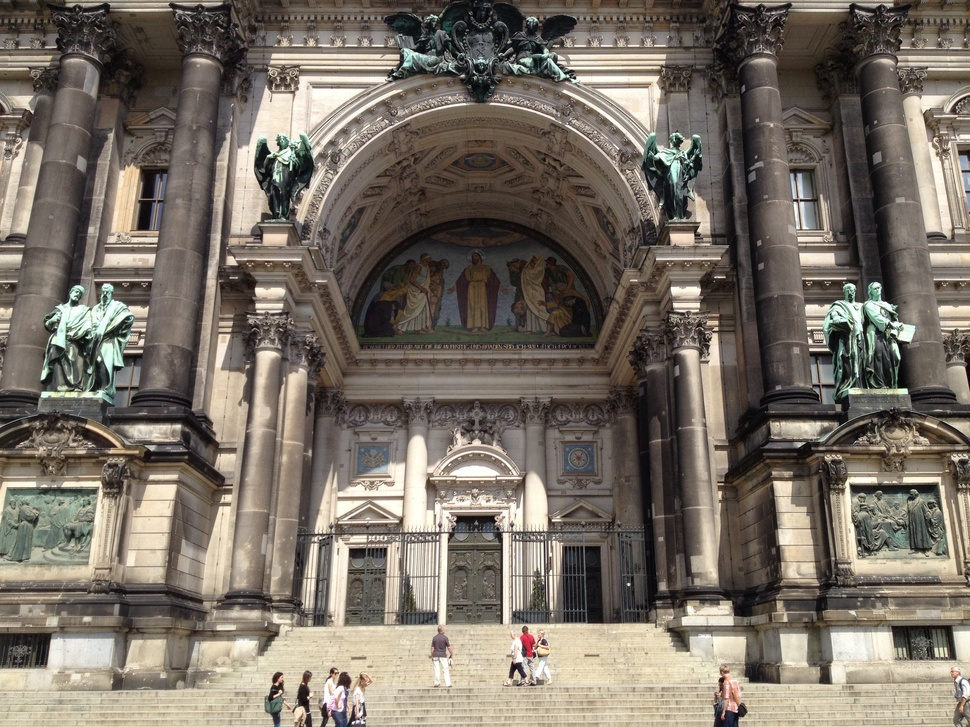
#> input picture OpenSfM/data/berlin/images/01.jpg, 970 x 727 px, shrunk from 3264 x 2448 before the run
$ python convert.py ../../OpenSfM/data/berlin/images/01.jpg   (Python 2 division)
#> lines starting #> are read from the running program, lines starting #| are printed output that depends on the picture
#!/usr/bin/python

import sys
from PIL import Image
from math import pi,sin,cos,tan,atan2,hypot,floor
from numpy import clip

# get x,y,z coords from out image pixels coords
# i,j are pixel coords
# face is face number
# edge is edge length
def outImgToXYZ(i,j,face,edge):
    a = 2.0*float(i)/edge
    b = 2.0*float(j)/edge
    if face==0: # back
        (x,y,z) = (-1.0, 1.0-a, 3.0 - b)
    elif face==1: # left
        (x,y,z) = (a-3.0, -1.0, 3.0 - b)
    elif face==2: # front
        (x,y,z) = (1.0, a - 5.0, 3.0 - b)
    elif face==3: # right
        (x,y,z) = (7.0-a, 1.0, 3.0 - b)
    elif face==4: # top
        (x,y,z) = (b-1.0, a -5.0, 1.0)
    elif face==5: # bottom
        (x,y,z) = (5.0-b, a-5.0, -1.0)
    return (x,y,z)

# convert using an inverse transformation
def convertBack(imgIn,imgOut):
    inSize = imgIn.size
    outSize = imgOut.size
    inPix = imgIn.load()
    outPix = imgOut.load()
    edge = inSize[0]/4   # the length of each edge in pixels
    for i in xrange(outSize[0]):
        face = int(i/edge) # 0 - back, 1 - left 2 - front, 3 - right
        if face==2:
            rng = xrange(0,edge*3)
        else:
            rng = xrange(edge,edge*2)

        for j in rng:
            if j<edge:
                face2 = 4 # top
            elif j>=2*edge:
                face2 = 5 # bottom
            else:
                face2 = face

            (x,y,z) = outImgToXYZ(i,j,face2,edge)
            theta = atan2(y,x) # range -pi to pi
            r = hypot(x,y)
            phi = atan2(z,r) # range -pi/2 to pi/2
            # source img coords
            uf = ( 2.0*edge*(theta + pi)/pi )
            vf = ( 2.0*edge * (pi/2 - phi)/pi)
            # Use bilinear interpolation between the four surrounding pixels
            ui = floor(uf)  # coord of pixel to bottom left
            vi = floor(vf)
            u2 = ui+1       # coords of pixel to top right
            v2 = vi+1
            mu = uf-ui      # fraction of way across pixel
            nu = vf-vi
            # Pixel values of four corners
            A = inPix[ui % inSize[0],clip(vi,0,inSize[1]-1)]
            B = inPix[u2 % inSize[0],clip(vi,0,inSize[1]-1)]
            C = inPix[ui % inSize[0],clip(v2,0,inSize[1]-1)]
            D = inPix[u2 % inSize[0],clip(v2,0,inSize[1]-1)]
            # interpolate
            (r,g,b) = (
              A[0]*(1-mu)*(1-nu) + B[0]*(mu)*(1-nu) + C[0]*(1-mu)*nu+D[0]*mu*nu,
              A[1]*(1-mu)*(1-nu) + B[1]*(mu)*(1-nu) + C[1]*(1-mu)*nu+D[1]*mu*nu,
              A[2]*(1-mu)*(1-nu) + B[2]*(mu)*(1-nu) + C[2]*(1-mu)*nu+D[2]*mu*nu )

            outPix[i,j] = (int(round(r)),int(round(g)),int(round(b)))

imgIn = Image.open(sys.argv[1])
#> imgIn is the input picture: PIL image 970x727 RGB; mean R, G, B 121, 112.3, 101.9
inSize = imgIn.size
#> inSize = (970, 727)
imgOut = Image.new("RGB",(inSize[0],inSize[0]*3/4),"black")
#> imgOut: PIL image 970x727 RGB; every value is 0
convertBack(imgIn,imgOut)
imgOut.save(sys.argv[1].split('.')[0]+"_cubemap.png")
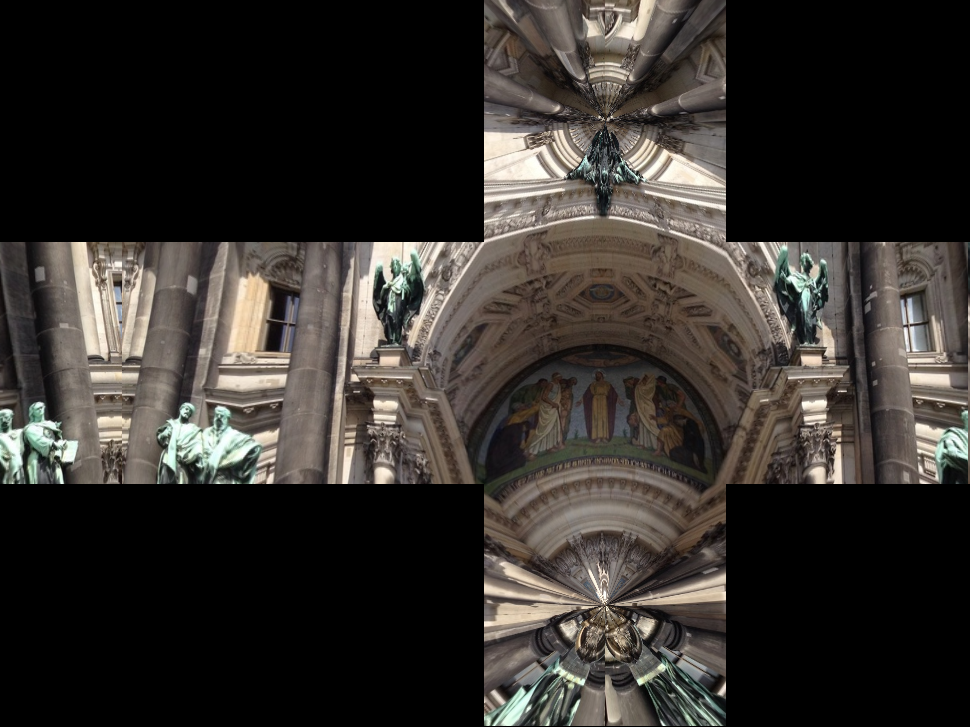
#> saved as _cubemap.png: PIL image 970x727 RGB; mean R, G, B 52.3, 48.3, 44.4
imgOut.show()
